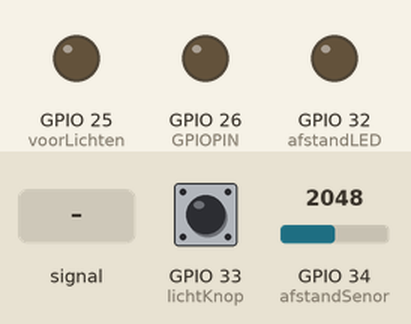
Bench run of a sketch on a simulated ESP32. On the bench: output pins drawn as LEDs (lit = HIGH). Dashed ring = blinking. The test bench sets the inputs (shaded band); at power-on: GPIO 34 (afstandSenor) = 2048, GPIO 33 (lichtKnop) HIGH. Nothing arrives over Bluetooth unless stated; what the sketch prints to the serial monitor is not drawn.

Above: at 1.2 s.
1.3 s: GPIO 34 (afstandSenor) fed a 200 Hz sine of ±1023 counts around its level
At 1.6 s:
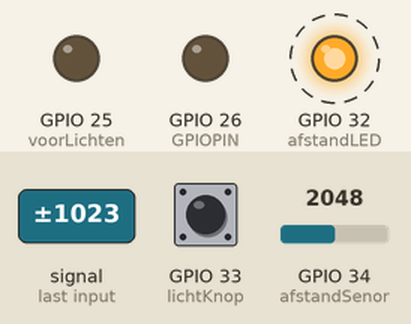
4.3 s: GPIO 34 (afstandSenor) set to 1228
At 4.9 s:
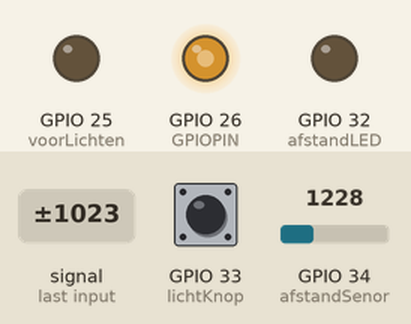
5.8 s: GPIO 33 (lichtKnop) pulled LOW for 1 s
At 6.1 s:
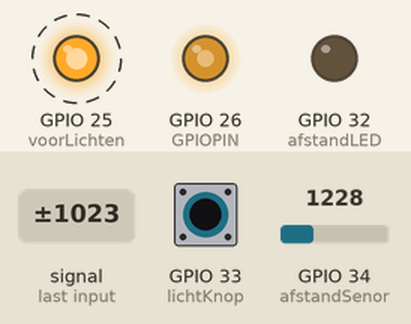
8.3 s: GPIO 33 (lichtKnop) pulled LOW for 0.15 s
At 9.4 s:
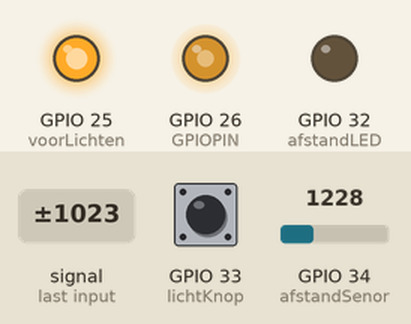
9.9 s: GPIO 34 (afstandSenor) set to 2944
11.4 s: GPIO 34 (afstandSenor) set to 3075
At 12.7 s:
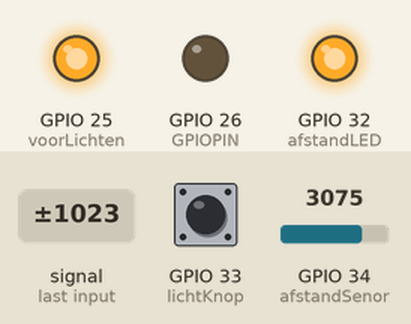
Timing chart, 0 to 13.9 s (numbered marks = the images above; inputs shaded):
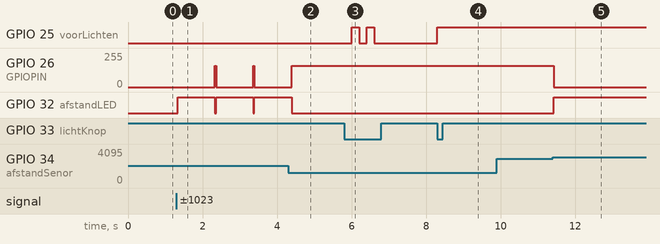

The sketch:

Trein.ino
```cpp
/*
 Name:		Trein.ino
 Created:	6/1/2021 10:16:50 AM
 Author:	Athur Clarysse
*/

// 5V | GND | Afstand | AfstandLED | Voorlicht | VoorlichtKnop | Motor

#include "BluetoothSerial.h"

#define afstandSenor 34
#define currentSensor 35
#define lichtKnop 33

#define afstandLED 32
#define voorLichten 25

int PWM_FREQUENCY = 1000;	// this variable is used to define the time period
int PWM_CHANNEL = 0;		// this variable is used to select the channel number
int PWM_RESOUTION = 8;		// this will define the resolution of the signal which is 8 in this case
int GPIOPIN = 26;			// GPIO to which we want to attach this channel signal
int dutyCycle = 127;		// it will define the width of signal or also the one time

bool voorlichtStatus = false;

BluetoothSerial SerialBT;

// the setup function runs once when you press reset or power the board
void setup() {
	pinMode(afstandLED, OUTPUT);
	pinMode(voorLichten, OUTPUT);

	pinMode(afstandSenor, INPUT);
	pinMode(currentSensor, INPUT);

	pinMode(lichtKnop, INPUT_PULLUP);

	Serial.begin(115200);

	SerialBT.begin("Train");
	Serial.println("The device started, now you can pair it with bluetooth!");

	ledcSetup(PWM_CHANNEL, PWM_FREQUENCY, PWM_RESOUTION);
	ledcAttachPin(GPIOPIN, PWM_CHANNEL);

	// 0 = 100%
	// 255 = 0%

	ledcWrite(PWM_CHANNEL, 0);
}

// the loop function runs over and over again until power down or reset
void loop() {
	if (SerialBT.available()) {
		byte Waarde = SerialBT.read();

		Serial.println(Waarde);

		if (Waarde >> 6 == 3) {
			Serial.println("Set lights");

			if (Waarde & 0b00000010) {
				if (!voorlichtStatus) {
					SerialBT.write(0b11000011);
				}
				else {
					SerialBT.write(0b11000010);
				}
			}

			else if (Waarde & 0b00000001) {
				toggle_lights(true);
			}

			else {
				toggle_lights(false);
			}
		}

		else if (Waarde >> 6 == 2) {
			float motorWaarde = analogRead(currentSensor);
			byte send = 0b10000000;

			send |= int(((motorWaarde / 4096) * 64));

			Serial.println("Motor: " + String(motorWaarde) + " " + String(send) + " " + String(((motorWaarde / 4096) * 64)));
			SerialBT.write(send);
			Serial.println("Waarde CURRENT");
		}

		else if (Waarde >> 6 == 1) {
			Serial.println("Set Motor");

			float motorSpeed = Waarde & 0b00111111;

			Serial.println(motorSpeed);

			ledcWrite(PWM_CHANNEL, int((motorSpeed / 64) * 255));
		}
	}

	Serial.println(analogRead(afstandSenor));

	if (analogRead(afstandSenor) > 3000) {
		delay(25);
		if (analogRead(afstandSenor) > 3000) {
			digitalWrite(afstandLED, HIGH);
			ledcWrite(PWM_CHANNEL, 0);
			delay(1000);

			do {

			} while (analogRead(afstandSenor) > 3000);

			ledcWrite(PWM_CHANNEL, 160);
		}
	}
	else {
		digitalWrite(afstandLED, LOW);
	}

	if (digitalRead(lichtKnop) == LOW) {
		if (voorlichtStatus) {
			SerialBT.write(0b11000011);
			toggle_lights(true);
		}
		else {
			SerialBT.write(0b11000010);
			toggle_lights(false);
		}

		delay(200);
	}
}

void toggle_lights(boolean status) {
	if (status) {
		digitalWrite(voorLichten, HIGH);
		voorlichtStatus = false;
	}
	else {
		digitalWrite(voorLichten, LOW);
		voorlichtStatus = true;
	}
}
```

Measured:
- the behaviour switches between 3000 and 3001 on GPIO 34 (afstandSenor) (found by bisection; images 4 and 5)
- after the input at 1.3 s, GPIO 26 (GPIOPIN): alternates 159/255 for 0.03 s and 0/255 for 1.0 s, starting after 1.0 s; GPIO 32 (afstandLED): alternates HIGH for 1.0 s and LOW for 0.03 s, starting at once
- after the input at 4.3 s, GPIO 26 (GPIOPIN): goes on until 4.4 s, then stays 159/255; GPIO 32 (afstandLED): goes on until 4.4 s, then stays LOW
- after the input at 5.8 s, GPIO 25 (voorLichten): alternates HIGH for 0.20 s and LOW for 0.20 s, 4 changes in all, then stays LOW, starting after 0.20 s
- after the input at 8.3 s, GPIO 25 (voorLichten): LOW → HIGH at once
- after the input at 11.4 s, GPIO 26 (GPIOPIN): 159/255 → 0/255 at once; GPIO 32 (afstandLED): LOW → HIGH at once
